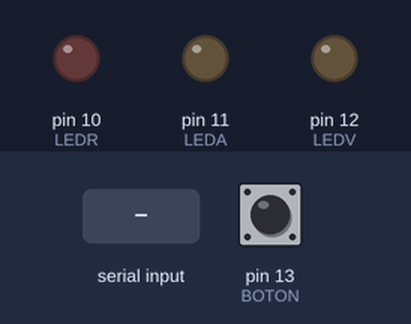
Recording of a program running on a simulated Arduino Uno, built with avr-gcc and run on an emulated ATmega328P. Parts: output pins drawn as LEDs (lit = HIGH). Inputs (shaded band) come from the test bench; at power-on: pin 13 (BOTON) LOW. What the program prints to the serial monitor is not drawn.

Above: at 1.2 s.
1.3 s: "S" received over Serial
At 2.2 s:
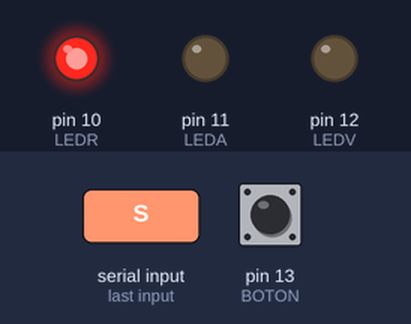
2.8 s: "r" received over Serial
At 3.3 s:
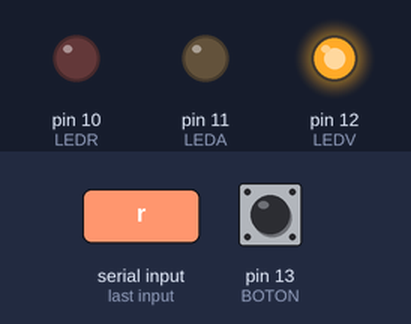
4.3 s: "s" received over Serial
At 5.6 s:
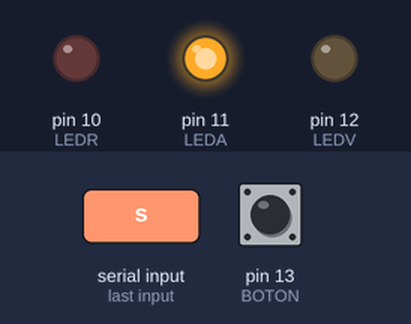
Timing chart, 0 to 7.3 s (numbered marks = the images above; inputs shaded):
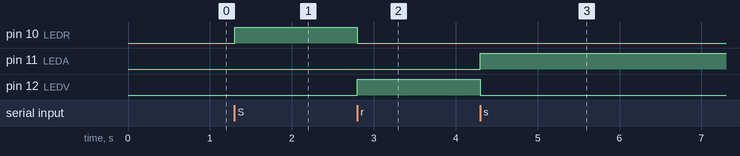

The program:

main.cpp
```cpp
#include<Arduino.h>
#define BOTON 13 // boton o pulsador
#define LEDV 12  // Led verde
#define LEDA 11  //Led amarillo
#define LEDR 10  // Led ROjo

int READY=1;
int STOP=0;
int START=2;
int bandera=0;
char IN;
int conta=0;
int band=1;


void setup() {
  pinMode(BOTON ,INPUT); //EL BOTON ES UNA ENTRADA
  pinMode(LEDV ,OUTPUT); //EL LED VERDE ES UNA SALIDA
  pinMode(LEDA ,OUTPUT); //EL LED AMARILLO ES UNA SALIDA
  pinMode(LEDR ,OUTPUT);  //EL LED ROJO ES UNA SALIDA
  Serial.begin(9600);
}

void loop() {
  // put your main code here, to run repeatedly:

  if (Serial.available()>0)

  {
    IN=Serial.read();

   //usando un switch case

    switch(IN)
    {

      case 'r':

        digitalWrite (LEDV,HIGH);
        digitalWrite (LEDA,LOW);
        digitalWrite (LEDR,LOW);
        bandera=READY;
        break;


      case 's':

        digitalWrite (LEDV,LOW);
        digitalWrite (LEDA,HIGH);
        digitalWrite (LEDR,LOW);
        bandera=START;
        break;

      case 'S':

        digitalWrite (LEDV,LOW);
        digitalWrite (LEDA,LOW);
        digitalWrite (LEDR,HIGH);
        bandera=STOP;
        Serial.write(conta);
        break;


      default:
        break;

    }
  }

 //delay(1000);
if(bandera==READY && band==1)
  {
    if(digitalRead(13)==HIGH)
    {
      conta++;
      //Serial.print(conta);
      band=0;

    }

}

 else if(bandera==READY && band==0){
  if(digitalRead(13)==LOW){
    band=1;


}
}

}
```

Measured:
- after the input at 1.3 s, pin 10 (LEDR): LOW → HIGH at once
- after the input at 2.8 s, pin 10 (LEDR): HIGH → LOW at once; pin 12 (LEDV): LOW → HIGH at once
- after the input at 4.3 s, pin 11 (LEDA): LOW → HIGH at once; pin 12 (LEDV): HIGH → LOW at once
